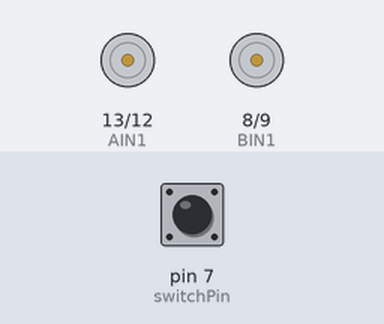
This sketch was run on a simulated Arduino Uno, built with avr-gcc and run on an emulated ATmega328P. Shown: motor-driver pin pairs drawn as motors (green arrow = first pin HIGH = forward, orange = second pin HIGH = backward, longer = more drive, scaled by the enable pin). Inputs (shaded band) come from the test bench; at power-on: pin 7 (switchPin) HIGH.

Above: at 1.2 s.
1.3 s: pin 7 (switchPin) pulled LOW for 0.15 s
At 2.0 s:
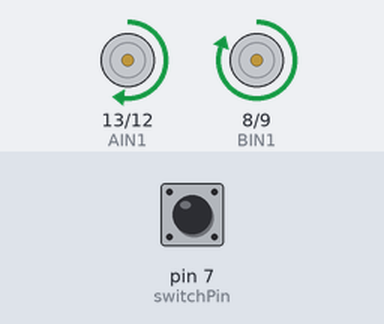
Timing chart, 0 to 20.8 s (numbered marks = the images above; inputs shaded):
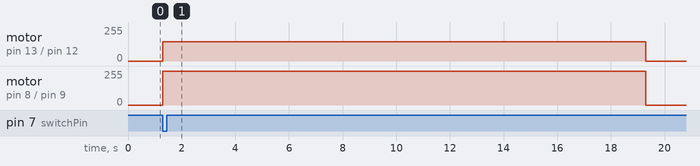

The sketch:

SIK_Circuit_5B-RemoteControlRobot.ino
```cpp
/*
  SparkFun Inventor’s Kit
  Circuit 5B - Remote Control Robot

  Control a two wheeled robot by sending direction commands through the serial monitor.
  This sketch was adapted from one of the activities in the SparkFun Guide to Arduino.
  Check out the rest of the book at
  https://www.sparkfun.com/products/14326

  This sketch was written by SparkFun Electronics, with lots of help from the Arduino community.
  This code is completely free for any use.

  View circuit diagram and instructions at: https://learn.sparkfun.com/tutorials/sparkfun-inventors-kit-experiment-guide---v41
  Download drawings and code at: https://github.com/sparkfun/SIK-Guide-Code
*/


//the right motor will be controlled by the motor A pins on the motor driver
const int AIN1 = 13;           //control pin 1 on the motor driver for the right motor
const int AIN2 = 12;            //control pin 2 on the motor driver for the right motor
const int PWMA = 11;            //speed control pin on the motor driver for the right motor

//the left motor will be controlled by the motor B pins on the motor driver
const int PWMB = 10;           //speed control pin on the motor driver for the left motor
const int BIN2 = 9;           //control pin 2 on the motor driver for the left motor
const int BIN1 = 8;           //control pin 1 on the motor driver for the left motor

int switchPin = 7;             //switch to turn the robot on and off

const int driveTime = 20;      //this is the number of milliseconds that it takes the robot to drive 1 inch
                               //it is set so that if you tell the robot to drive forward 25 units, the robot drives about 25 inches

const int turnTime = 8;        //this is the number of milliseconds that it takes to turn the robot 1 degree
                               //it is set so that if you tell the robot to turn right 90 units, the robot turns about 90 degrees

                               //Note: these numbers will vary a little bit based on how you mount your motors, the friction of the
                               //surface that your driving on, and fluctuations in the power to the motors.
                               //You can change the driveTime and turnTime to make them more accurate

String botDirection;           //the direction that the robot will drive in (this change which direction the two motors spin in)
String distance;               //the distance to travel in each direction

/********************************************************************************/
void setup()
{
  pinMode(switchPin, INPUT_PULLUP);   //set this as a pullup to sense whether the switch is flipped

  //set the motor control pins as outputs
  pinMode(AIN1, OUTPUT);
  pinMode(AIN2, OUTPUT);
  pinMode(PWMA, OUTPUT);

  pinMode(BIN1, OUTPUT);
  pinMode(BIN2, OUTPUT);
  pinMode(PWMB, OUTPUT);

  Serial.begin(9600);           //begin serial communication with the computer

  //prompt the user to enter a command
  //Serial.println("Enter a direction followed by a distance.");
  //Serial.println("f = forward, b = backward, r = turn right, l = turn left");
  ///Serial.println("Example command: f 50");
}

/********************************************************************************/
void loop()
{
  if (digitalRead(7) == LOW)
  {                                                     //if the switch is in the ON position
    if (true)                         //if the user has sent a command to the RedBoard
    {
      botDirection = "f";       //read the characters in the command until you reach the first space
      distance = 900;           //read the characters in the command until you reach the second space

      //print the command that was just received in the serial monitor
      //Serial.print(botDirection);
      //Serial.print(" ");
      //Serial.println(distance.toInt());

      if (botDirection == "f")                         //if the entered direction is forward
      {
        rightMotor(400);                                //drive the right wheel forward
        leftMotor(400);                                 //drive the left wheel forward
        delay(driveTime * distance.toInt());            //drive the motors long enough travel the entered distance
        rightMotor(0);                                  //turn the right motor off
        leftMotor(0);                                   //turn the left motor off
      }
      else if (botDirection == "b")                    //if the entered direction is backward
      {
        rightMotor(-200);                               //drive the right wheel forward
        leftMotor(-200);                                //drive the left wheel forward
        delay(driveTime * distance.toInt());            //drive the motors long enough travel the entered distance
        rightMotor(0);                                  //turn the right motor off
        leftMotor(0);                                   //turn the left motor off
      }
      else if (botDirection == "r")                     //if the entered direction is right
      {
        rightMotor(-200);                               //drive the right wheel forward
        leftMotor(255);                                 //drive the left wheel forward
        delay(turnTime * distance.toInt());             //drive the motors long enough turn the entered distance
        rightMotor(0);                                  //turn the right motor off
        leftMotor(0);                                   //turn the left motor off
      }
      else if (botDirection == "l")                   //if the entered direction is left
      {
        rightMotor(255);                                //drive the right wheel forward
        leftMotor(-200);                                //drive the left wheel forward
        delay(turnTime * distance.toInt());             //drive the motors long enough turn the entered distance
        rightMotor(0);                                  //turn the right motor off
        leftMotor(0);                                   //turn the left motor off
      }
    }
  }
  else
  {
    rightMotor(0);                                  //turn the right motor off
    leftMotor(0);                                   //turn the left motor off
  }
}
/********************************************************************************/
void rightMotor(int motorSpeed)                       //function for driving the right motor
{
  if (motorSpeed > 0)                                 //if the motor should drive forward (positive speed)
  {
    digitalWrite(AIN1, HIGH);                         //set pin 1 to high
    digitalWrite(AIN2, LOW);                          //set pin 2 to low
  }
  else if (motorSpeed < 0)                            //if the motor should drive backward (negative speed)
  {
    digitalWrite(AIN1, LOW);                          //set pin 1 to low
    digitalWrite(AIN2, HIGH);                         //set pin 2 to high
  }
  else                                                //if the motor should stop
  {
    digitalWrite(AIN1, LOW);                          //set pin 1 to low
    digitalWrite(AIN2, LOW);                          //set pin 2 to low
  }
  analogWrite(PWMA, abs(motorSpeed));                 //now that the motor direction is set, drive it at the entered speed
}

/********************************************************************************/
void leftMotor(int motorSpeed)                        //function for driving the left motor
{
  if (motorSpeed > 0)                                 //if the motor should drive forward (positive speed)
  {
    digitalWrite(BIN1, HIGH);                         //set pin 1 to high
    digitalWrite(BIN2, LOW);                          //set pin 2 to low
  }
  else if (motorSpeed < 0)                            //if the motor should drive backward (negative speed)
  {
    digitalWrite(BIN1, LOW);                          //set pin 1 to low
    digitalWrite(BIN2, HIGH);                         //set pin 2 to high
  }
  else                                                //if the motor should stop
  {
    digitalWrite(BIN1, LOW);                          //set pin 1 to low
    digitalWrite(BIN2, LOW);                          //set pin 2 to low
  }
  analogWrite(PWMB, abs(motorSpeed));                 //now that the motor direction is set, drive it at the entered speed
}
```

Measured:
- after the input at 1.3 s, motor on pin 13 (AIN1) / pin 12 (AIN2): stopped → forward 144/255 at once, → stopped 18.0 s later; motor on pin 8 (BIN1) / pin 9 (BIN2): stopped → forward 255/255 at once, → stopped 18.0 s later
